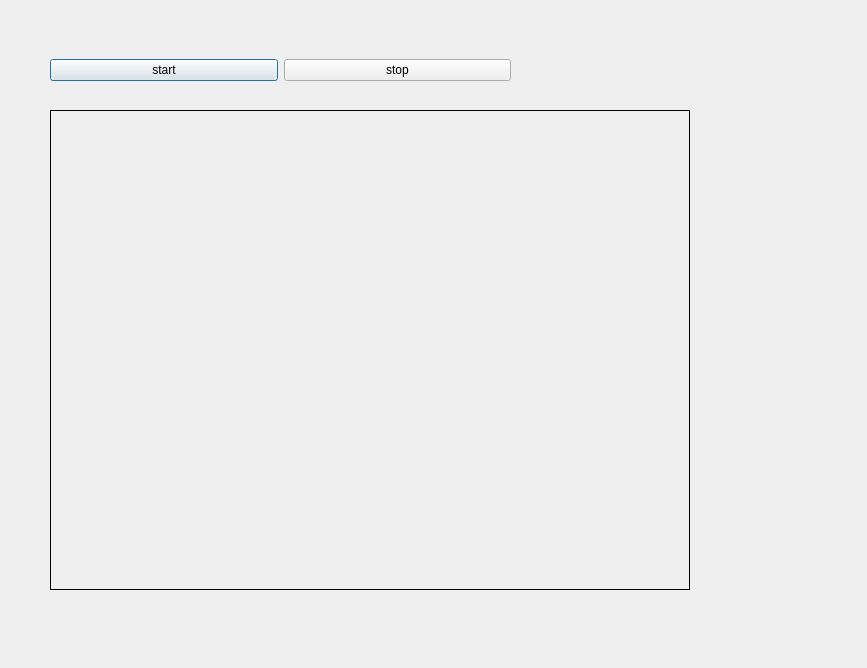
<?xml version="1.0" encoding="UTF-8"?>
<ui version="4.0">
 <class>Dialog</class>
 <widget class="QDialog" name="Dialog">
  <property name="geometry">
   <rect>
    <x>0</x>
    <y>0</y>
    <width>867</width>
    <height>668</height>
   </rect>
  </property>
  <property name="windowTitle">
   <string>Dialog</string>
  </property>
  <widget class="QLabel" name="imgLabel">
   <property name="geometry">
    <rect>
     <x>50</x>
     <y>110</y>
     <width>640</width>
     <height>480</height>
    </rect>
   </property>
   <property name="frameShape">
    <enum>QFrame::Box</enum>
   </property>
   <property name="text">
    <string/>
   </property>
  </widget>
  <widget class="QWidget" name="layoutWidget">
   <property name="geometry">
    <rect>
     <x>50</x>
     <y>50</y>
     <width>461</width>
     <height>41</height>
    </rect>
   </property>
   <layout class="QHBoxLayout" name="horizontalLayout">
    <item>
     <widget class="QPushButton" name="startButton">
      <property name="text">
       <string>start</string>
      </property>
     </widget>
    </item>
    <item>
     <widget class="QPushButton" name="stopButton">
      <property name="text">
       <string>stop</string>
      </property>
     </widget>
    </item>
   </layout>
  </widget>
 </widget>
 <resources/>
 <connections/>
</ui>
